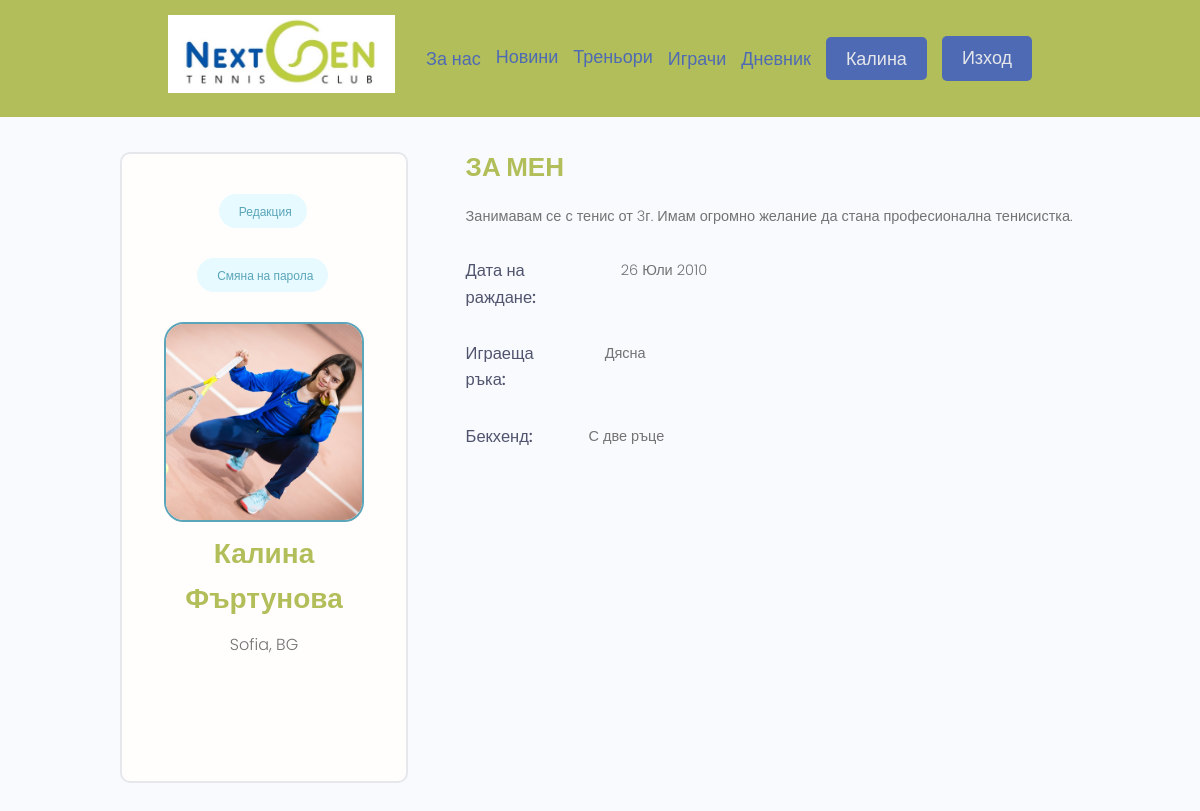
/profiles/account/ (signed in), run on the app's committed database.
### users/models.py (models this page shows, shortened)
class Profile(models.Model):
    HAND_CHOICES=(('L', 'Лява'),('R', 'Дясна'))
    BACKHAND_CHOICES=(('S', 'С една ръка'), ('D', 'С две ръце'))
    user = models.OneToOneField(User, on_delete=models.CASCADE, null=True, blank= True)
    name = models.CharField(max_length=200, null=True, blank= True)
    email = models.EmailField(max_length=500, null=True, blank= True)
    linked_email = models.EmailField(max_length=500, null=True, blank= True)
    username = models.CharField(max_length=200, null=True, blank= True)
    location = models.CharField(max_length=200, null=True, blank= True)
    intro = models.CharField(max_length=200, null=True, blank= True)
    bio = models.TextField(null=True, blank= True)
    profile_image = models.ImageField(null=True, blank= True, upload_to='profiles', default="profiles/user-default.png")
    date_of_birth = models.DateField(null=True, blank= True)
    is_coach = models.BooleanField(default=False)
    hand = models.CharField(max_length=10, choices = HAND_CHOICES, default = "R")
    backhand = models.CharField(max_length=10, choices = BACKHAND_CHOICES, default = "D")
    social_facebook = models.CharField(max_length=200, null=True, blank= True)
    social_instagram = models.CharField(max_length=200, null=True, blank= True)
    created = models.DateTimeField(auto_now_add=True)
    id = models.UUIDField(primary_key=True, default=uuid.uuid4, unique=True, editable=False)
    class Meta:
        ordering = ['name']

### users/views.py (the view)
# urls.py: path('account/', views.userAccount, name='account'),
@login_required(login_url='login')
def userAccount(request):
    profile = request.user.profile
    context = {'profile':profile}
    return render(request, 'users/account.html', context)

### users/templates/users/account.html (shortened to what this page needs)
{% extends 'main.html' %}
{% block content %}
  <main class="settingsPage profile my-md">
    <div class="container">
      <div class="layout">
        <div class="column column--1of3">
          <div class="card text-center">
            <div class="card__body dev">
              <a class="tag tag--pill tag--main settings__btn" href="{% url 'edit-account' %}"> Редакция</a>
              <a class="tag tag--pill tag--main settings__btn" href="{% url 'change-password' %}"> Смяна на парола</a>
              <img class="avatar avatar--xl dev__avatar" src="{{profile.profile_image.url}}" />
              <h2 class="dev__name">{{profile.name}}</h2>
              <p class="dev__location">{{profile.location}}</p>
             <ul class="dev__social">
              </ul>
            </div>
          </div>
        </div>
        <div class="column column--2of3">
          <div class="devInfo">
            <h3 class="devInfo__title">За Мен</h3>
            <p class="devInfo__about">
              {{profile.bio}}
            </p>
          </div>
          <div class="devInfo__skills">
            <div class="devSkill">
                <h4 class="devSkill__title">Дата на раждане:</h4>
                <p class="devSkill__info">
                    {{profile.date_of_birth}}
                </p>
            </div>
            <div class="devSkill">
                <h4 class="devSkill__title">Играеща ръка:</h4>
                <p class="devSkill__info">
                    {{profile.get_hand_display}}
                </p>
            </div>
            <div class="devSkill">
                <h4 class="devSkill__title">Бекхенд:</h4>
                <p class="devSkill__info">
                    {{profile.get_backhand_display}}
                </p>
            </div>
        </div>
        </div>
      </div>
    </div>
  </main>
  {% endblock content %}

### templates/navbar.html (shortened to what this page needs)
{% load static %}
<header class="header">
    <div class="container container--narrow">
      <a href="{% url 'news' %}" class="header__logo">
        <img src="{% static 'images/logo.jpg' %}" alt="NextGen Logo" />
      </a>
      <nav class="header__nav">
        <ul class="header__menu">
          <div class="dropdown">
            <button onclick="show_hide_about()" class="menu__button_transparent">За нас</button>
          </div>
          <li class="header__menuItem"><a href="{% url 'news' %}">Новини</a></li>
          <li class="header__menuItem"><a href="{% url 'coaches' %}">Треньори</a></li>
          <div class="dropdown">
            <button onclick="show_hide_players()" class="menu__button_transparent">Играчи</button>
          </div>
          {% if request.user.is_authenticated %}
          <div class="dropdown">
            <button onclick="show_hide_marks()" class="menu__button_transparent">Дневник</button>
          </div>
          <div class="dropdown">
            <button onclick="show_hide_profile()" class="btn menu__button btn--md">{{request.user.first_name}}</button>
          </div>
          <li class="header__menuItem"><a href="{% url 'logout' %}" class="btn btn--sub btn--md">Изход</a></li>
          {% else %}
          <li class="header__menuItem"><a href="{% url 'login' %}" class="btn btn--sub btn--md">Вход</a></li>
          {% endif %}
        </ul>
      </nav>
    </div>
  </header>

### static/styles/app.css (style rules this page uses)
:root { --color-sub: #b2be59; --color-menu: rgb(79, 106, 180); --color-message: rgb(66, 66, 66); }
.btn--sub { background-color: var(--color-menu); color: var(--color-light) !important; }
.card { border: 2px solid var(--color-light); }
img { width: 100%; }
.header { position: sticky; z-index: 111; background-color: var(--color-sub); padding: 1.5rem 0; }
.header > .container { display: flex; justify-content: space-between; align-items: center; }
.header__logo > img { height: 7.8rem; }
.header__nav > ul { display: inline-flex; align-items: center; list-style: none; gap: 1.5rem; }
.header__menuItem > a { color: var(--color-menu); font-size: large; font-weight: 400; }
.dropdown { position: relative; display: inline-block; }
.menu__button { background-color: var(--color-menu); color: var(--color-light)!important; font-size: large; font-weight: 400; border: none; }
.menu__button_transparent { background-color: transparent; color: var(--color-menu)!important; font-size: large; font-weight: 400; border: none; cursor: pointer; }
.profile .card > .dev { padding: 4rem; }
.dev__avatar { display: block; margin: auto; }
.dev__name { color: var(--color-sub); font-size: 2.8rem; font-weight: 700; margin-top: 1rem; margin-bottom: 0.5rem; }
.dev__location { margin-top: 1rem; }
.dev__social { margin: 3rem 0; list-style: none; display: flex; justify-content: center; gap: 1.5rem; }
.devInfo { margin-bottom: 3rem; }
.devInfo__title, .devInfo__subtitle { font-size: 2.6rem; color: var(--color-sub); text-transform: uppercase; font-weight: 700; margin-bottom: 1.5rem; }
.devInfo__about, .devSkill__info { font-size: 1.45rem; line-height: 1.7; text-align: justify; }
.devSkill { margin-bottom: 3rem; }
.devSkill__title { font-size: 1.65rem; font-weight: 500; color: var(--color-sub-light); }
@media screen and (min-width: 700px) { .devSkill { display: flex; justify-content: space-between; gap: 3rem; } }
@media screen and (min-width: 700px) { .devSkill__info { flex-basis: 80%; } }
.settingsPage .dev > .settings__btn { display: inline-block; margin-bottom: 3rem; }

### static/slider/slider.css (style rules this page uses)
* { box-sizing:border-box }

### static/uikit/styles/modules/_variables.css (style rules this page uses)
:root { --color-main: #5aa5b9; --color-main-light: #e6faff; --color-sub: #3f4156; --color-sub-light: #51546e; --color-sub-lighter: #ededfd; --color-text: #737373; --color-gray: #8b8b8b; --color-light: #e5e7eb; --color-light-gray: #767676; --color-bg: #f8fafd; --color-white: #fffefd; --color-white-light: #f3f3f3; --color-success: #359e64; --color-success-bg: #def8e8; --color-error: #fc4b0b; --color-error-bg: #fff2ee; --font-base: 'Poppins', arial, helvetica, 'Segoe UI', roboto, ubuntu, sans-serif; --font-monospace: 'Fira Code', 'Courier New', courier, monospace; --font-regular: 300; --font-medium: 500; --font-bold: 700; --generic-shadow: 1px 1px 5px #00000010; --generic-transition: all 0.3s ease-in-out; }

### static/uikit/styles/modules/_base.css (style rules this page uses)
* { margin: 0; padding: 0; box-sizing: border-box; text-rendering: optimizeLegibility; color: inherit; font-size: inherit; }
html { font-size: 50%; }
@media only screen and (min-width: 480px) { html { font-size: 56.25%; } }
@media only screen and (min-width: 1200px) { html { font-size: 62.5%; } }
body { line-height: 1.6; font-weight: 400; font-size: 1.5rem; color: var(--color-text); background-color: var(--color-bg); min-height: 100vh; }

### static/uikit/styles/modules/_typography.css (style rules this page uses)
* { font-family: var(--font-base); }
h2 { font-size: 3.6rem; font-weight: var(--font-bold); }
h3 { font-size: 3.2rem; font-weight: var(--font-medium); }
h4 { font-size: 2.8rem; font-weight: var(--font-medium); }
p, span, strong { font-size: 1.6rem; color: var(--color-text); font-weight: var(--font-regular); }
a { padding-bottom: 2px; text-decoration: none; display: inline-block; color: var(--color-main); font-weight: var(--font-medium); }

### static/uikit/styles/modules/_utilities.css (style rules this page uses)
.container { width: 92%; max-width: 165rem; margin: 0 auto; box-sizing: border-box; }
.container--narrow { width: 92%; max-width: 120rem; }
@media screen and (min-width: 1000px) { .container { width: 90%; } }
@media screen and (min-width: 1000px) { .container--narrow { width: 85%; } }
@media screen and (min-width: 1200px) { .container { width: 80%; } }
@media screen and (min-width: 1200px) { .container--narrow { width: 72%; } }
.text-center { text-align: center; }
.my-md { margin: 3rem auto; }

### static/uikit/styles/modules/_avatar.css (style rules this page uses)
.avatar { border-radius: 10%; border: 2px solid var(--color-main); object-fit: cover; }
.avatar--xl { height: 20rem; width: 20rem; }

### data on the page
Profile: profile_image (picture), name "Калина Фъртунова", location "Sofia, BG", bio "Занимавам се с тенис от 3г. Имам огромно желание да стана професионална тенисистка.", date_of_birth "26 Юли 2010", hand "Дясна", backhand "С две ръце"

### other printed values
{{ request.user.first_name }} "Калина"
